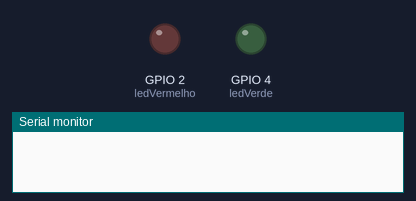
The sketch below on a simulated ESP32. Parts: output pins drawn as LEDs (lit = HIGH), the last lines printed to the serial monitor. Dashed ring = blinking. WiFi joins after 1.5 s; servers stay silent unless stated.

Above: at 0.3 s.
At 0.8 s:
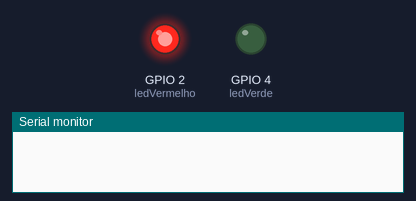
At 9.55 s:
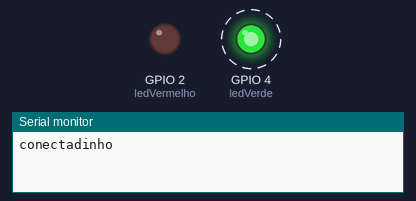
Timing chart, 0 to 9.8 s (numbered marks = the images above):
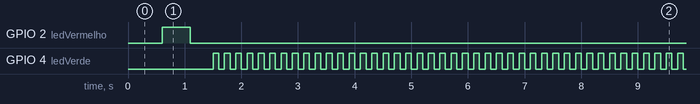

The sketch:

led_1_timer.ino
```cpp
                                                                                                                                                                                                                                                                                                                                                                                                                                                                                                                                                                                                                                                                                                                                                                                                                                                                                                                                                                                                                                                                                                                                                                                                                                                                                                                                                                                                                                                                                                                   #include <time.h>
#include <WiFi.h>

const char *SSID = "M52 de Rebeca";
const char *password = "81925350";
hw_timer_t *timer = NULL;
int ledVermelho = 2;
int ledVerde = 4;
bool isConected;
int tempo = 0;

void IRAM_ATTR timerLed(){
  if(isConected){
    digitalWrite(ledVerde,!digitalRead(ledVerde));
    digitalWrite(ledVermelho,0);
  }
  else{
    if(tempo == 5){
      digitalWrite(ledVermelho,!digitalRead(ledVermelho));
      digitalWrite(ledVerde,0);
      tempo = 0;
    }
    tempo++;
  }
}
void WiFiEvent(WiFiEvent_t event){
  switch(event){
    case ARDUINO_EVENT_WIFI_STA_GOT_IP:
      Serial.println("conectadinho");
      isConected = true;
      break;

    case ARDUINO_EVENT_WIFI_STA_DISCONNECTED:
      Serial.print("Desconectado");
      isConected = false;
      WiFi.reconnect();
      break;
  }
}
void setup() {
  Serial.begin(9600);

  pinMode(ledVermelho, OUTPUT);
  pinMode(ledVerde, OUTPUT);
  WiFi.onEvent(WiFiEvent);
  WiFi.begin(SSID, password);
  timer = timerBegin(1000000);
  timerAttachInterrupt(timer, &timerLed);
  timerAlarm(timer, 100000, true, 0);
}

void loop() {
}
```

Measured:
- by itself, GPIO 2 (ledVermelho): LOW → HIGH at 0.60 s, → LOW 0.50 s later
- by itself, GPIO 4 (ledVerde): alternates HIGH for 0.10 s and LOW for 0.10 s
